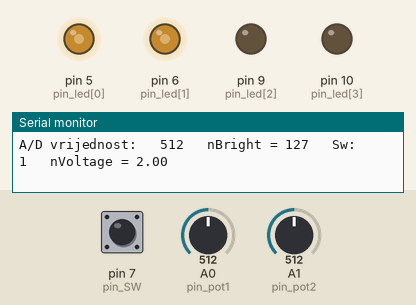
Recording of a sketch running on a simulated Arduino Uno, built with avr-gcc and run on an emulated ATmega328P. Shown: output pins drawn as LEDs (lit = HIGH), the last lines printed to the serial monitor. Inputs (shaded band) come from the test bench; at power-on: A1 (pin_pot2) = 512, A0 (pin_pot1) = 512, pin 7 (pin_SW) HIGH.

Above: at 1.2 s.
1.3 s: A1 (pin_pot2) set to 414
At 2.3 s:
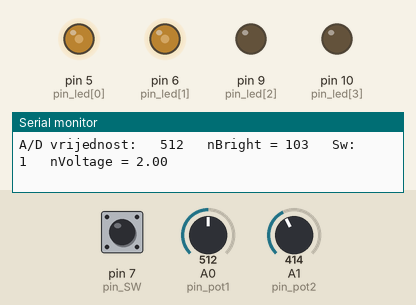
4.3 s: A1 (pin_pot2) set to 395
At 5.1 s:
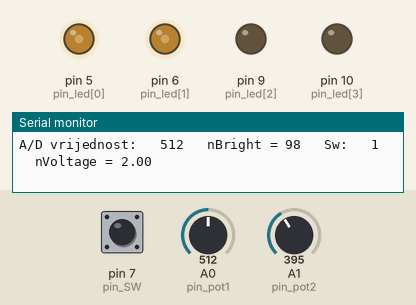
7.3 s: A0 (pin_pot1) set to 110
At 8.4 s:
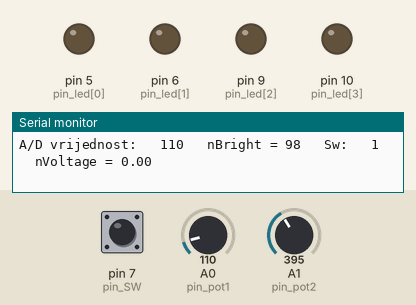
8.8 s: A0 (pin_pot1) set to 92
11.8 s: pin 7 (pin_SW) pulled LOW for 0.15 s
At 11.9 s:
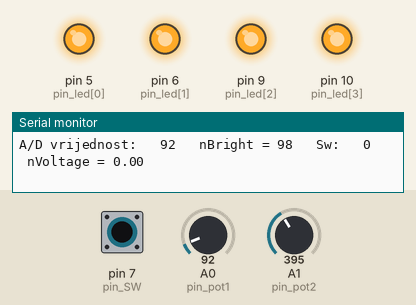
13.4 s: A0 (pin_pot1) set to 306
At 14.2 s:
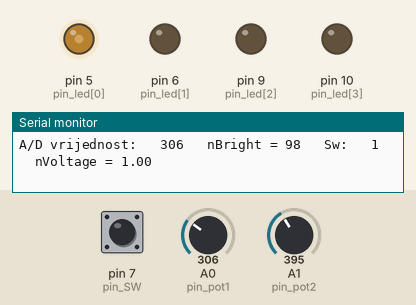
Timing chart, 0 to 15.9 s (numbered marks = the images above; inputs shaded):
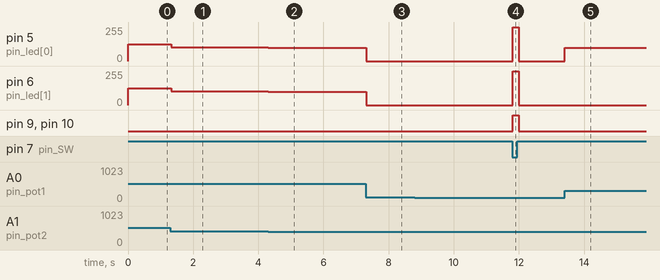

Measured:
- after the input at 1.3 s, pin 5 (pin_led[0]), pin 6 (pin_led[1]): 127/255 → 103/255 at once
- after the input at 4.3 s, pin 5 (pin_led[0]), pin 6 (pin_led[1]): 103/255 → 98/255 at once
- after the input at 7.3 s, pin 5 (pin_led[0]), pin 6 (pin_led[1]): 98/255 → 0/255 at once
- after the input at 11.8 s, pin 5 (pin_led[0]), pin 6 (pin_led[1]): 0/255 → 255/255 at once, → 0/255 0.18 s later; pin 9 (pin_led[2]), pin 10 (pin_led[3]): LOW → HIGH at once, → LOW 0.18 s later
- after the input at 13.4 s, pin 5 (pin_led[0]): 0/255 → 98/255 at once

The sketch:

LV03_ZAD07.ino
```cpp
int pin_pot1 = A0;
int pin_pot2 = A1;

int pin_led[4] = {5,6,9,10};

int pin_SW = 7;

int AD_value1 = 0;
int AD_value2 = 0;

int i, n = 0;

void setup() {
  pinMode(pin_pot1, INPUT);
  pinMode(pin_pot2, INPUT);

  pinMode(pin_led[0], OUTPUT);
  pinMode(pin_led[1], OUTPUT);
  pinMode(pin_led[2], OUTPUT);
  pinMode(pin_led[3], OUTPUT);

  pinMode(pin_SW, INPUT_PULLUP);

  Serial.begin(9600);
}

void loop() {
  AD_value1 = analogRead(pin_pot1); //vrijednost 1. potenciometra
  AD_value2 = analogRead(pin_pot2); //vrijednost 2. potenciometra

  float nVoltage = map(AD_value1, 0, 1023, 0, 5); //vrijednost (0-1023) pretvaramo u (0-5)
  int nBright = map(AD_value2, 0, 1023, 0, 255); //vrijednost (0-1023) pretvaramo u (0-255)

//Ispitujemo koliko dioda treba upaliti
  if(nVoltage >= 0.0 && nVoltage < 1.0){
    n = 0;
  }
  else if(nVoltage >= 1.0 && nVoltage <2.0){
    n = 1;
  }
  else if(nVoltage >= 2.0 && nVoltage < 3.0){
    n = 2;
  }
  else if(nVoltage >= 3.0 && nVoltage < 4.0){
    n = 3;
  }
  else if(nVoltage >= 4.0 && nVoltage <= 5.0){
    n = 4;
  }

  if(digitalRead(pin_SW) == LOW){    //ako je sklopka uključena
    for(i=0; i<4; i++){
      digitalWrite(pin_led[i], HIGH);
    }
  }
  else{
    for(i=0; i<4; i++){
      digitalWrite(pin_led[i], LOW);
    }

    for(i=0; i<n; i++){
      analogWrite(pin_led[i], nBright);
    }
  }

  Serial.print("A/D vrijednost: \t");
  Serial.print(AD_value1);
  Serial.print("\t nBright = ");
  Serial.print(nBright);
  Serial.print("\t Sw: \t");
  Serial.print(digitalRead(pin_SW));
  Serial.print("\t nVoltage = ");
  Serial.print(nVoltage);
  Serial.print("\n");

}
```
